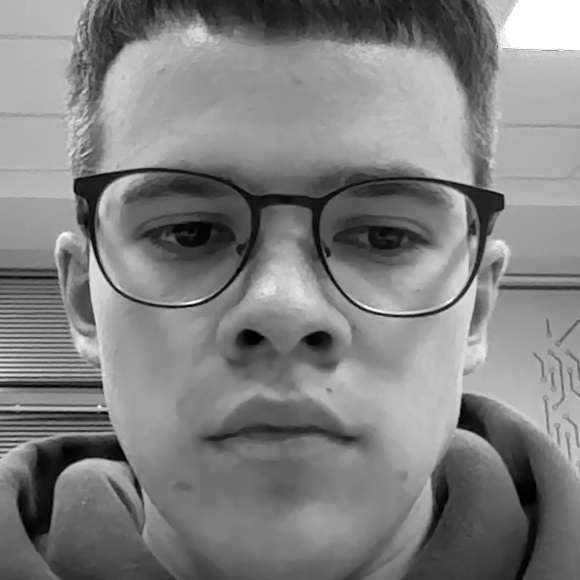
#> input picture new_faceid/dataSet/face-0.1.jpg, 580 x 580 px; its folder holds 4 pictures in this run
$ python face_train.py
#> lines starting #> are read from the running program, lines starting #| are printed output that depends on the picture
import cv2
import os
import numpy as np
from PIL import Image

path = os.path.dirname(os.path.abspath(__file__))
recognizer = cv2.face.LBPHFaceRecognizer_create()
faceCascade = cv2.CascadeClassifier(cv2.data.haarcascades + "haarcascade_frontalface_default.xml")
dataPath = path+r'/dataSet'

def get_images_and_labels(datapath):
#> called with datapath = 'new_faceid/dataSet'
     image_paths = [os.path.join(datapath, f) for f in os.listdir(datapath)]
     images = []
     labels = []
     for image_path in image_paths:
         image_pil = Image.open(image_path).convert('L')
#> image_pil is the input picture: PIL image 580x580 L; min 0, max 255, mean 128.2
         image = np.array(image_pil, 'uint8')
         nbr = int(os.path.split(image_path)[1].split(".")[0].replace("face-", ""))
         faces = faceCascade.detectMultiScale(image)
#> faces = [[46, 55, 467, 467]]
         for (x, y, w, h) in faces:
             images.append(image[y: y + h, x: x + w])
             labels.append(nbr)
             cv2.imshow("Adding faces to traning set...", image[y: y + h, x: x + w])
             cv2.waitKey(100)
#> this loop made 1 pass
#> pass 1, in get_images_and_labels, `cv2.imshow("Adding faces to traning set...", image[y: y + h, x: x + w])`:
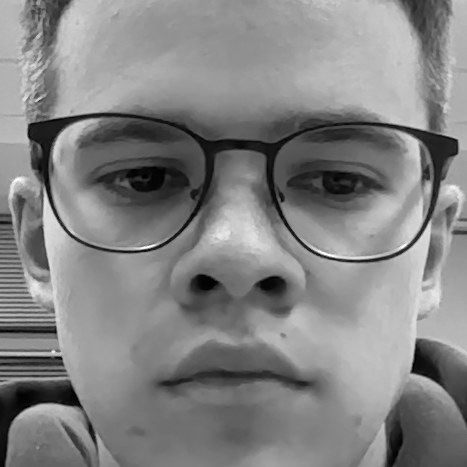
#> window 'Adding faces to traning set...': shape (467, 467); min 0, max 255, mean 131.2
#> after the loop, images = 1 item; labels = [0]
#> pass 2 of the loop in get_images_and_labels, `for image_path in image_paths:`:
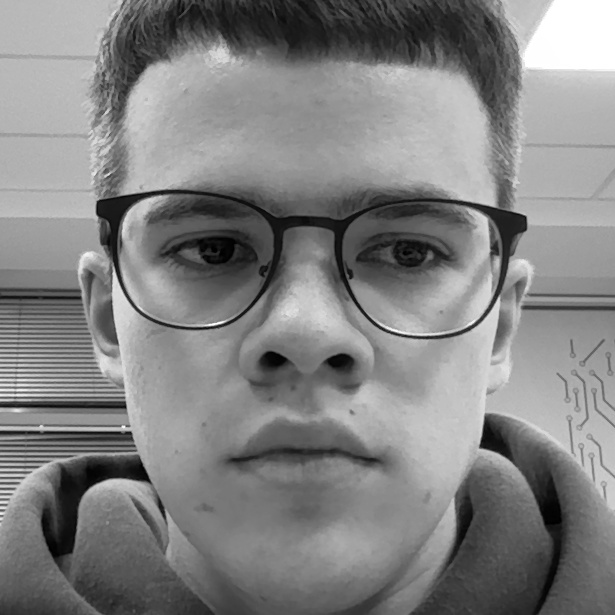
#> input picture new_faceid/dataSet/face-0.10.jpg, 615 x 615 px
#> in get_images_and_labels, image_pil is the input picture: PIL image 615x615 L; min 0, max 255, mean 130
#> faces = [[66, 61, 482, 482]]
#> the loop in get_images_and_labels, `for (x, y, w, h) in faces:` made 1 pass
#> pass 1, in get_images_and_labels, `cv2.imshow("Adding faces to traning set...", image[y: y + h, x: x + w])`:
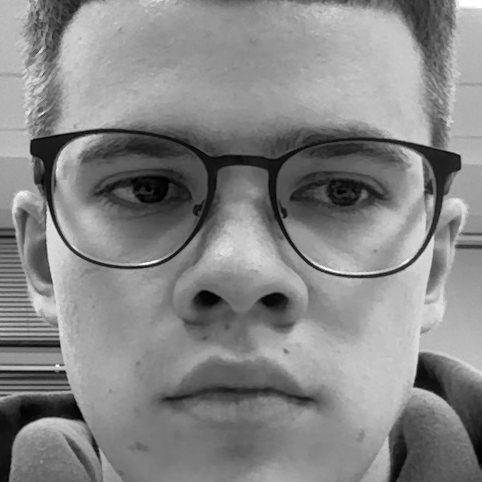
#> window 'Adding faces to traning set...': shape (482, 482); min 0, max 255, mean 134.1
#> after the loop in get_images_and_labels, `for (x, y, w, h) in faces:`: images = 2 items; labels = [0, 0]
#> pass 3 of the loop in get_images_and_labels, `for image_path in image_paths:`:
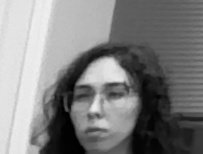
#> input picture new_faceid/dataSet/face-0.11.jpg, 203 x 154 px
#> in get_images_and_labels, image_pil is the input picture: PIL image 203x154 L; min 0, max 241, mean 127.2
#> faces = [[60, 65, 80, 80]]
#> the loop in get_images_and_labels, `for (x, y, w, h) in faces:` made 1 pass
#> pass 1, in get_images_and_labels, `cv2.imshow("Adding faces to traning set...", image[y: y + h, x: x + w])`:
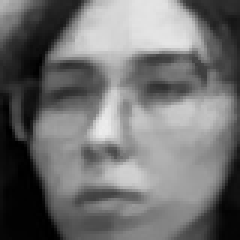
#> window 'Adding faces to traning set...': shape (80, 80) (shown 3 times larger); min 0, max 236, mean 112.3
#> after the loop in get_images_and_labels, `for (x, y, w, h) in faces:`: images = 3 items; labels = [0, 0, 0]
#> the loop made 4 passes; the first 3 are shown
     return images, labels

images, labels = get_images_and_labels(dataPath)
recognizer.train(images, np.array(labels))
recognizer.save(path+r'/trainer/trainer.yml')
cv2.destroyAllWindows()
